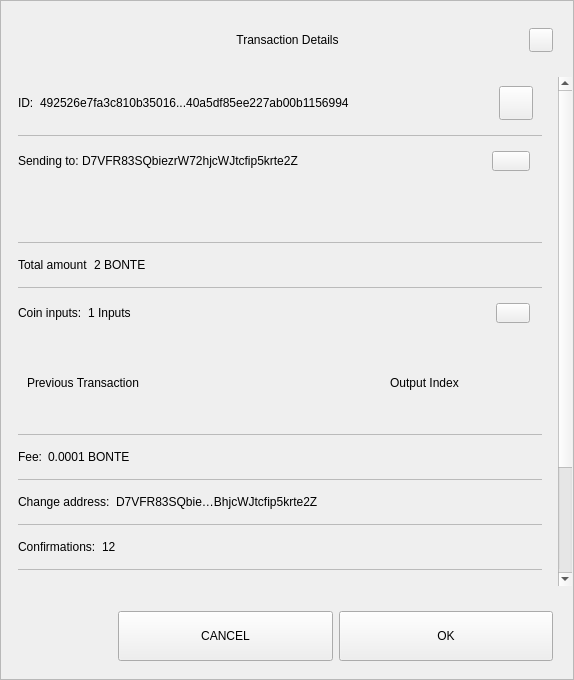
<?xml version="1.0" encoding="UTF-8"?>
<ui version="4.0">
 <class>TxDetailDialog</class>
 <widget class="QWidget" name="TxDetailDialog">
  <property name="geometry">
   <rect>
    <x>0</x>
    <y>0</y>
    <width>574</width>
    <height>680</height>
   </rect>
  </property>
  <property name="sizePolicy">
   <sizepolicy hsizetype="Preferred" vsizetype="Expanding">
    <horstretch>0</horstretch>
    <verstretch>0</verstretch>
   </sizepolicy>
  </property>
  <property name="minimumSize">
   <size>
    <width>574</width>
    <height>500</height>
   </size>
  </property>
  <property name="windowTitle">
   <string>Form</string>
  </property>
  <property name="styleSheet">
   <string notr="true"/>
  </property>
  <layout class="QVBoxLayout" name="verticalLayout_3">
   <property name="spacing">
    <number>0</number>
   </property>
   <property name="leftMargin">
    <number>0</number>
   </property>
   <property name="topMargin">
    <number>0</number>
   </property>
   <property name="rightMargin">
    <number>0</number>
   </property>
   <property name="bottomMargin">
    <number>0</number>
   </property>
   <item>
    <widget class="QFrame" name="frame">
     <property name="sizePolicy">
      <sizepolicy hsizetype="Preferred" vsizetype="Expanding">
       <horstretch>0</horstretch>
       <verstretch>0</verstretch>
      </sizepolicy>
     </property>
     <property name="styleSheet">
      <string notr="true"/>
     </property>
     <property name="frameShape">
      <enum>QFrame::StyledPanel</enum>
     </property>
     <property name="frameShadow">
      <enum>QFrame::Raised</enum>
     </property>
     <layout class="QVBoxLayout" name="verticalLayout">
      <property name="leftMargin">
       <number>0</number>
      </property>
      <property name="rightMargin">
       <number>0</number>
      </property>
      <item>
       <layout class="QHBoxLayout" name="horizontalLayout_3">
        <property name="spacing">
         <number>0</number>
        </property>
        <property name="leftMargin">
         <number>20</number>
        </property>
        <property name="topMargin">
         <number>10</number>
        </property>
        <property name="rightMargin">
         <number>20</number>
        </property>
        <item>
         <spacer name="horizontalSpacer_1">
          <property name="orientation">
           <enum>Qt::Horizontal</enum>
          </property>
          <property name="sizeHint" stdset="0">
           <size>
            <width>40</width>
            <height>20</height>
           </size>
          </property>
         </spacer>
        </item>
        <item>
         <widget class="QLabel" name="labelTitle">
          <property name="minimumSize">
           <size>
            <width>0</width>
            <height>40</height>
           </size>
          </property>
          <property name="maximumSize">
           <size>
            <width>16777215</width>
            <height>40</height>
           </size>
          </property>
          <property name="styleSheet">
           <string notr="true">padding-left:24px;</string>
          </property>
          <property name="text">
           <string>Transaction Details</string>
          </property>
          <property name="alignment">
           <set>Qt::AlignCenter</set>
          </property>
          <property name="margin">
           <number>7</number>
          </property>
         </widget>
        </item>
        <item>
         <spacer name="horizontalSpacer_2">
          <property name="orientation">
           <enum>Qt::Horizontal</enum>
          </property>
          <property name="sizeHint" stdset="0">
           <size>
            <width>40</width>
            <height>20</height>
           </size>
          </property>
         </spacer>
        </item>
        <item>
         <widget class="QPushButton" name="btnEsc">
          <property name="minimumSize">
           <size>
            <width>24</width>
            <height>24</height>
           </size>
          </property>
          <property name="maximumSize">
           <size>
            <width>24</width>
            <height>24</height>
           </size>
          </property>
          <property name="focusPolicy">
           <enum>Qt::NoFocus</enum>
          </property>
          <property name="text">
           <string/>
          </property>
         </widget>
        </item>
       </layout>
      </item>
      <item>
       <spacer name="verticalSpacer">
        <property name="orientation">
         <enum>Qt::Vertical</enum>
        </property>
        <property name="sizeType">
         <enum>QSizePolicy::Fixed</enum>
        </property>
        <property name="sizeHint" stdset="0">
         <size>
          <width>20</width>
          <height>10</height>
         </size>
        </property>
       </spacer>
      </item>
      <item>
       <widget class="QWidget" name="layoutScroll" native="true">
        <property name="minimumSize">
         <size>
          <width>0</width>
          <height>0</height>
         </size>
        </property>
        <layout class="QVBoxLayout" name="verticalLayout_4">
         <property name="leftMargin">
          <number>0</number>
         </property>
         <property name="topMargin">
          <number>0</number>
         </property>
         <property name="rightMargin">
          <number>0</number>
         </property>
         <item>
          <widget class="QScrollArea" name="scrollArea">
           <property name="styleSheet">
            <string notr="true">#scrollArea {
background:transparent;
}</string>
           </property>
           <property name="horizontalScrollBarPolicy">
            <enum>Qt::ScrollBarAlwaysOff</enum>
           </property>
           <property name="sizeAdjustPolicy">
            <enum>QAbstractScrollArea::AdjustIgnored</enum>
           </property>
           <property name="widgetResizable">
            <bool>true</bool>
           </property>
           <property name="alignment">
            <set>Qt::AlignLeading|Qt::AlignLeft|Qt::AlignTop</set>
           </property>
           <widget class="QWidget" name="scrollAreaWidgetContents">
            <property name="geometry">
             <rect>
              <x>0</x>
              <y>0</y>
              <width>556</width>
              <height>672</height>
             </rect>
            </property>
            <property name="autoFillBackground">
             <bool>false</bool>
            </property>
            <property name="styleSheet">
             <string notr="true">#scrollAreaWidgetContents {
background:transparent;
}</string>
            </property>
            <layout class="QVBoxLayout" name="verticalLayout_7">
             <property name="spacing">
              <number>0</number>
             </property>
             <property name="sizeConstraint">
              <enum>QLayout::SetDefaultConstraint</enum>
             </property>
             <property name="leftMargin">
              <number>0</number>
             </property>
             <property name="topMargin">
              <number>0</number>
             </property>
             <property name="rightMargin">
              <number>0</number>
             </property>
             <property name="bottomMargin">
              <number>0</number>
             </property>
             <item>
              <widget class="QWidget" name="content" native="true">
               <layout class="QVBoxLayout" name="verticalLayout_2">
                <property name="leftMargin">
                 <number>16</number>
                </property>
                <property name="topMargin">
                 <number>0</number>
                </property>
                <property name="rightMargin">
                 <number>16</number>
                </property>
                <item>
                 <widget class="QWidget" name="contentID" native="true">
                  <layout class="QHBoxLayout" name="horizontalLayout_12" stretch="0,1,0">
                   <property name="leftMargin">
                    <number>0</number>
                   </property>
                   <item>
                    <widget class="QLabel" name="labelId">
                     <property name="maximumSize">
                      <size>
                       <width>16777215</width>
                       <height>16777215</height>
                      </size>
                     </property>
                     <property name="text">
                      <string>ID:</string>
                     </property>
                    </widget>
                   </item>
                   <item>
                    <widget class="QLabel" name="textId">
                     <property name="text">
                      <string>492526e7fa3c810b35016...40a5df85ee227ab00b1156994</string>
                     </property>
                    </widget>
                   </item>
                   <item>
                    <widget class="QPushButton" name="pushCopy">
                     <property name="minimumSize">
                      <size>
                       <width>34</width>
                       <height>34</height>
                      </size>
                     </property>
                     <property name="maximumSize">
                      <size>
                       <width>34</width>
                       <height>34</height>
                      </size>
                     </property>
                     <property name="focusPolicy">
                      <enum>Qt::NoFocus</enum>
                     </property>
                     <property name="text">
                      <string/>
                     </property>
                     <property name="iconSize">
                      <size>
                       <width>24</width>
                       <height>24</height>
                      </size>
                     </property>
                    </widget>
                   </item>
                  </layout>
                 </widget>
                </item>
                <item>
                 <widget class="QLabel" name="labelDivider9">
                  <property name="maximumSize">
                   <size>
                    <width>16777215</width>
                    <height>1</height>
                   </size>
                  </property>
                  <property name="styleSheet">
                   <string notr="true">background-color:#bababa;</string>
                  </property>
                  <property name="text">
                   <string/>
                  </property>
                 </widget>
                </item>
                <item>
                 <widget class="QWidget" name="contentOutputs" native="true">
                  <layout class="QHBoxLayout" name="horizontalLayout_11" stretch="0,3,0">
                   <property name="spacing">
                    <number>0</number>
                   </property>
                   <property name="leftMargin">
                    <number>0</number>
                   </property>
                   <property name="rightMargin">
                    <number>12</number>
                   </property>
                   <item>
                    <widget class="QLabel" name="labelSend">
                     <property name="maximumSize">
                      <size>
                       <width>16777215</width>
                       <height>16777215</height>
                      </size>
                     </property>
                     <property name="text">
                      <string>Sending to: </string>
                     </property>
                    </widget>
                   </item>
                   <item>
                    <widget class="QLabel" name="textSend">
                     <property name="text">
                      <string>D7VFR83SQbiezrW72hjcWJtcfip5krte2Z </string>
                     </property>
                    </widget>
                   </item>
                   <item>
                    <widget class="QPushButton" name="pushOutputs">
                     <property name="minimumSize">
                      <size>
                       <width>34</width>
                       <height>20</height>
                      </size>
                     </property>
                     <property name="maximumSize">
                      <size>
                       <width>38</width>
                       <height>20</height>
                      </size>
                     </property>
                     <property name="focusPolicy">
                      <enum>Qt::NoFocus</enum>
                     </property>
                     <property name="styleSheet">
                      <string notr="true"/>
                     </property>
                     <property name="text">
                      <string/>
                     </property>
                    </widget>
                   </item>
                  </layout>
                 </widget>
                </item>
                <item>
                 <widget class="QScrollArea" name="outputsScrollArea">
                  <property name="minimumSize">
                   <size>
                    <width>0</width>
                    <height>50</height>
                   </size>
                  </property>
                  <property name="styleSheet">
                   <string notr="true">#outputsScrollArea {
background:transparent;
}</string>
                  </property>
                  <property name="widgetResizable">
                   <bool>true</bool>
                  </property>
                  <widget class="QWidget" name="container_outputs_base">
                   <property name="geometry">
                    <rect>
                     <x>0</x>
                     <y>0</y>
                     <width>522</width>
                     <height>48</height>
                    </rect>
                   </property>
                   <property name="styleSheet">
                    <string notr="true">#container_outputs_base {
background:transparent;
}</string>
                   </property>
                  </widget>
                 </widget>
                </item>
                <item>
                 <widget class="QLabel" name="labelDivider8">
                  <property name="maximumSize">
                   <size>
                    <width>16777215</width>
                    <height>1</height>
                   </size>
                  </property>
                  <property name="styleSheet">
                   <string notr="true">background-color:#bababa;</string>
                  </property>
                  <property name="text">
                   <string/>
                  </property>
                 </widget>
                </item>
                <item>
                 <widget class="QWidget" name="contentAmount" native="true">
                  <layout class="QHBoxLayout" name="horizontalLayout_4" stretch="0,1">
                   <property name="leftMargin">
                    <number>0</number>
                   </property>
                   <item>
                    <widget class="QLabel" name="labelAmount">
                     <property name="maximumSize">
                      <size>
                       <width>16777215</width>
                       <height>16777215</height>
                      </size>
                     </property>
                     <property name="text">
                      <string>Total amount</string>
                     </property>
                    </widget>
                   </item>
                   <item>
                    <widget class="QLabel" name="textAmount">
                     <property name="text">
                      <string>2 BONTE</string>
                     </property>
                    </widget>
                   </item>
                  </layout>
                 </widget>
                </item>
                <item>
                 <widget class="QLabel" name="labelDivider6">
                  <property name="maximumSize">
                   <size>
                    <width>16777215</width>
                    <height>1</height>
                   </size>
                  </property>
                  <property name="styleSheet">
                   <string notr="true">background-color:#bababa;</string>
                  </property>
                  <property name="text">
                   <string/>
                  </property>
                 </widget>
                </item>
                <item>
                 <widget class="QWidget" name="contentInputs" native="true">
                  <layout class="QHBoxLayout" name="horizontalLayout" stretch="0,2,0">
                   <property name="leftMargin">
                    <number>0</number>
                   </property>
                   <property name="rightMargin">
                    <number>12</number>
                   </property>
                   <item>
                    <widget class="QLabel" name="labelInputs">
                     <property name="sizePolicy">
                      <sizepolicy hsizetype="Minimum" vsizetype="Preferred">
                       <horstretch>0</horstretch>
                       <verstretch>0</verstretch>
                      </sizepolicy>
                     </property>
                     <property name="maximumSize">
                      <size>
                       <width>16777215</width>
                       <height>16777215</height>
                      </size>
                     </property>
                     <property name="text">
                      <string>Coin inputs:</string>
                     </property>
                    </widget>
                   </item>
                   <item>
                    <widget class="QLabel" name="textInputs">
                     <property name="text">
                      <string>1 Inputs</string>
                     </property>
                    </widget>
                   </item>
                   <item>
                    <widget class="QPushButton" name="pushInputs">
                     <property name="maximumSize">
                      <size>
                       <width>34</width>
                       <height>20</height>
                      </size>
                     </property>
                     <property name="focusPolicy">
                      <enum>Qt::NoFocus</enum>
                     </property>
                     <property name="styleSheet">
                      <string notr="true"/>
                     </property>
                     <property name="text">
                      <string/>
                     </property>
                    </widget>
                   </item>
                  </layout>
                 </widget>
                </item>
                <item>
                 <widget class="QFrame" name="gridInputs">
                  <property name="sizePolicy">
                   <sizepolicy hsizetype="Preferred" vsizetype="MinimumExpanding">
                    <horstretch>0</horstretch>
                    <verstretch>0</verstretch>
                   </sizepolicy>
                  </property>
                  <property name="minimumSize">
                   <size>
                    <width>0</width>
                    <height>90</height>
                   </size>
                  </property>
                  <layout class="QGridLayout" name="gridLayoutInput" columnstretch="5,2" rowminimumheight="0">
                   <property name="sizeConstraint">
                    <enum>QLayout::SetMaximumSize</enum>
                   </property>
                   <property name="verticalSpacing">
                    <number>0</number>
                   </property>
                   <item row="0" column="0" alignment="Qt::AlignLeft">
                    <widget class="QLabel" name="labelTitlePrevTx">
                     <property name="text">
                      <string>Previous Transaction</string>
                     </property>
                    </widget>
                   </item>
                   <item row="0" column="1" alignment="Qt::AlignLeft">
                    <widget class="QLabel" name="labelOutputIndex">
                     <property name="text">
                      <string>Output Index</string>
                     </property>
                     <property name="alignment">
                      <set>Qt::AlignCenter</set>
                     </property>
                    </widget>
                   </item>
                  </layout>
                 </widget>
                </item>
                <item>
                 <widget class="QLabel" name="labelDivider1">
                  <property name="maximumSize">
                   <size>
                    <width>16777215</width>
                    <height>1</height>
                   </size>
                  </property>
                  <property name="styleSheet">
                   <string notr="true">background-color:#bababa;</string>
                  </property>
                  <property name="text">
                   <string/>
                  </property>
                 </widget>
                </item>
                <item>
                 <widget class="QWidget" name="contentFee" native="true">
                  <layout class="QHBoxLayout" name="horizontalLayout_7" stretch="0,1">
                   <property name="leftMargin">
                    <number>0</number>
                   </property>
                   <item>
                    <widget class="QLabel" name="labelFee">
                     <property name="maximumSize">
                      <size>
                       <width>16777215</width>
                       <height>16777215</height>
                      </size>
                     </property>
                     <property name="text">
                      <string>Fee:</string>
                     </property>
                    </widget>
                   </item>
                   <item>
                    <widget class="QLabel" name="textFee">
                     <property name="text">
                      <string>0.0001 BONTE</string>
                     </property>
                    </widget>
                   </item>
                  </layout>
                 </widget>
                </item>
                <item>
                 <widget class="QLabel" name="labelDivider2">
                  <property name="maximumSize">
                   <size>
                    <width>16777215</width>
                    <height>1</height>
                   </size>
                  </property>
                  <property name="styleSheet">
                   <string notr="true">background-color:#bababa;</string>
                  </property>
                  <property name="text">
                   <string/>
                  </property>
                 </widget>
                </item>
                <item>
                 <widget class="QWidget" name="contentChangeAddress" native="true">
                  <layout class="QHBoxLayout" name="horizontalLayout_6" stretch="0,1">
                   <property name="leftMargin">
                    <number>0</number>
                   </property>
                   <item>
                    <widget class="QLabel" name="labelChange">
                     <property name="maximumSize">
                      <size>
                       <width>16777215</width>
                       <height>16777215</height>
                      </size>
                     </property>
                     <property name="text">
                      <string>Change address:</string>
                     </property>
                    </widget>
                   </item>
                   <item>
                    <widget class="QLabel" name="textChange">
                     <property name="text">
                      <string>D7VFR83SQbie…BhjcWJtcfip5krte2Z </string>
                     </property>
                    </widget>
                   </item>
                  </layout>
                 </widget>
                </item>
                <item>
                 <widget class="QLabel" name="labelDivider4">
                  <property name="maximumSize">
                   <size>
                    <width>16777215</width>
                    <height>1</height>
                   </size>
                  </property>
                  <property name="styleSheet">
                   <string notr="true">background-color:#bababa;</string>
                  </property>
                  <property name="text">
                   <string/>
                  </property>
                 </widget>
                </item>
                <item>
                 <widget class="QWidget" name="contentConfirmations" native="true">
                  <layout class="QHBoxLayout" name="horizontalLayout_8" stretch="0,1">
                   <property name="leftMargin">
                    <number>0</number>
                   </property>
                   <item>
                    <widget class="QLabel" name="labelConfirmations">
                     <property name="maximumSize">
                      <size>
                       <width>16777215</width>
                       <height>16777215</height>
                      </size>
                     </property>
                     <property name="text">
                      <string>Confirmations:</string>
                     </property>
                    </widget>
                   </item>
                   <item>
                    <widget class="QLabel" name="textConfirmations">
                     <property name="text">
                      <string>12</string>
                     </property>
                    </widget>
                   </item>
                  </layout>
                 </widget>
                </item>
                <item>
                 <widget class="QLabel" name="labelDivider7">
                  <property name="maximumSize">
                   <size>
                    <width>16777215</width>
                    <height>1</height>
                   </size>
                  </property>
                  <property name="styleSheet">
                   <string notr="true">background-color:#bababa;</string>
                  </property>
                  <property name="text">
                   <string/>
                  </property>
                 </widget>
                </item>
                <item>
                 <widget class="QWidget" name="contentSize" native="true">
                  <layout class="QHBoxLayout" name="horizontalLayout_9" stretch="0,1">
                   <property name="leftMargin">
                    <number>0</number>
                   </property>
                   <item>
                    <widget class="QLabel" name="labelSize">
                     <property name="maximumSize">
                      <size>
                       <width>16777215</width>
                       <height>16777215</height>
                      </size>
                     </property>
                     <property name="text">
                      <string>Size:</string>
                     </property>
                    </widget>
                   </item>
                   <item>
                    <widget class="QLabel" name="textSize">
                     <property name="text">
                      <string>2 kB</string>
                     </property>
                    </widget>
                   </item>
                  </layout>
                 </widget>
                </item>
                <item>
                 <widget class="QLabel" name="labelDivider3">
                  <property name="maximumSize">
                   <size>
                    <width>16777215</width>
                    <height>1</height>
                   </size>
                  </property>
                  <property name="styleSheet">
                   <string notr="true">background-color:#bababa;</string>
                  </property>
                  <property name="text">
                   <string/>
                  </property>
                 </widget>
                </item>
                <item>
                 <widget class="QWidget" name="contentDate" native="true">
                  <layout class="QHBoxLayout" name="horizontalLayout_5" stretch="0,1">
                   <property name="leftMargin">
                    <number>0</number>
                   </property>
                   <item>
                    <widget class="QLabel" name="labelDate">
                     <property name="maximumSize">
                      <size>
                       <width>16777215</width>
                       <height>16777215</height>
                      </size>
                     </property>
                     <property name="text">
                      <string>Date:</string>
                     </property>
                    </widget>
                   </item>
                   <item>
                    <widget class="QLabel" name="textDate">
                     <property name="text">
                      <string>May 25, 2017</string>
                     </property>
                    </widget>
                   </item>
                  </layout>
                 </widget>
                </item>
                <item>
                 <widget class="QLabel" name="labelDivider5">
                  <property name="maximumSize">
                   <size>
                    <width>16777215</width>
                    <height>1</height>
                   </size>
                  </property>
                  <property name="styleSheet">
                   <string notr="true">background-color:#bababa;</string>
                  </property>
                  <property name="text">
                   <string/>
                  </property>
                 </widget>
                </item>
                <item>
                 <widget class="QWidget" name="contentStatus" native="true">
                  <layout class="QHBoxLayout" name="horizontalLayout_10" stretch="0,1">
                   <property name="leftMargin">
                    <number>0</number>
                   </property>
                   <item>
                    <widget class="QLabel" name="labelStatus">
                     <property name="maximumSize">
                      <size>
                       <width>16777215</width>
                       <height>16777215</height>
                      </size>
                     </property>
                     <property name="text">
                      <string>Status:</string>
                     </property>
                    </widget>
                   </item>
                   <item>
                    <widget class="QLabel" name="textStatus">
                     <property name="text">
                      <string>Spendable</string>
                     </property>
                    </widget>
                   </item>
                  </layout>
                 </widget>
                </item>
                <item>
                 <spacer name="verticalSpacer_2">
                  <property name="orientation">
                   <enum>Qt::Vertical</enum>
                  </property>
                  <property name="sizeType">
                   <enum>QSizePolicy::Expanding</enum>
                  </property>
                  <property name="sizeHint" stdset="0">
                   <size>
                    <width>20</width>
                    <height>10</height>
                   </size>
                  </property>
                 </spacer>
                </item>
                <item>
                 <widget class="QLabel" name="labelWarning">
                  <property name="text">
                   <string>TextLabel</string>
                  </property>
                  <property name="alignment">
                   <set>Qt::AlignCenter</set>
                  </property>
                 </widget>
                </item>
               </layout>
              </widget>
             </item>
            </layout>
           </widget>
          </widget>
         </item>
        </layout>
       </widget>
      </item>
      <item>
       <widget class="QWidget" name="containerButtons" native="true">
        <layout class="QHBoxLayout" name="horizontalLayout1" stretch="1,2,2">
         <property name="leftMargin">
          <number>10</number>
         </property>
         <property name="rightMargin">
          <number>20</number>
         </property>
         <item>
          <spacer name="horizontalSpacer_3">
           <property name="orientation">
            <enum>Qt::Horizontal</enum>
           </property>
           <property name="sizeHint" stdset="0">
            <size>
             <width>40</width>
             <height>20</height>
            </size>
           </property>
          </spacer>
         </item>
         <item>
          <widget class="QPushButton" name="btnCancel">
           <property name="minimumSize">
            <size>
             <width>200</width>
             <height>50</height>
            </size>
           </property>
           <property name="focusPolicy">
            <enum>Qt::NoFocus</enum>
           </property>
           <property name="text">
            <string>CANCEL</string>
           </property>
          </widget>
         </item>
         <item>
          <widget class="QPushButton" name="btnSave">
           <property name="minimumSize">
            <size>
             <width>200</width>
             <height>50</height>
            </size>
           </property>
           <property name="focusPolicy">
            <enum>Qt::NoFocus</enum>
           </property>
           <property name="text">
            <string>OK</string>
           </property>
          </widget>
         </item>
        </layout>
       </widget>
      </item>
     </layout>
    </widget>
   </item>
  </layout>
 </widget>
 <resources/>
 <connections/>
</ui>
